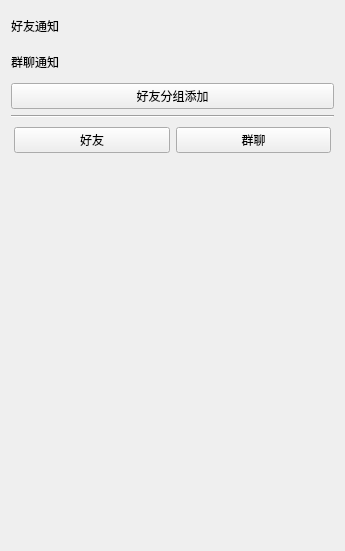
<?xml version="1.0" encoding="UTF-8"?>
<ui version="4.0">
 <class>ContactListWidget</class>
 <widget class="QWidget" name="ContactListWidget">
  <property name="geometry">
   <rect>
    <x>0</x>
    <y>0</y>
    <width>345</width>
    <height>551</height>
   </rect>
  </property>
  <property name="windowTitle">
   <string>Form</string>
  </property>
  <layout class="QVBoxLayout" name="verticalLayout">
   <item>
    <widget class="QWidget" name="fInformWidget" native="true">
     <layout class="QHBoxLayout" name="horizontalLayout_2">
      <property name="spacing">
       <number>0</number>
      </property>
      <property name="leftMargin">
       <number>0</number>
      </property>
      <property name="topMargin">
       <number>0</number>
      </property>
      <property name="rightMargin">
       <number>0</number>
      </property>
      <property name="bottomMargin">
       <number>0</number>
      </property>
      <item>
       <widget class="QLabel" name="friendLab">
        <property name="minimumSize">
         <size>
          <width>0</width>
          <height>30</height>
         </size>
        </property>
        <property name="text">
         <string>好友通知</string>
        </property>
       </widget>
      </item>
      <item>
       <spacer name="horizontalSpacer">
        <property name="orientation">
         <enum>Qt::Horizontal</enum>
        </property>
        <property name="sizeHint" stdset="0">
         <size>
          <width>222</width>
          <height>20</height>
         </size>
        </property>
       </spacer>
      </item>
      <item>
       <widget class="QLabel" name="friendNoticeCountLab">
        <property name="text">
         <string/>
        </property>
       </widget>
      </item>
     </layout>
    </widget>
   </item>
   <item>
    <widget class="QWidget" name="gInformWidget" native="true">
     <layout class="QHBoxLayout" name="horizontalLayout_3">
      <property name="spacing">
       <number>0</number>
      </property>
      <property name="leftMargin">
       <number>0</number>
      </property>
      <property name="topMargin">
       <number>0</number>
      </property>
      <property name="rightMargin">
       <number>0</number>
      </property>
      <property name="bottomMargin">
       <number>0</number>
      </property>
      <item>
       <widget class="QLabel" name="friendLab_2">
        <property name="minimumSize">
         <size>
          <width>0</width>
          <height>30</height>
         </size>
        </property>
        <property name="text">
         <string>群聊通知</string>
        </property>
       </widget>
      </item>
      <item>
       <spacer name="horizontalSpacer_2">
        <property name="orientation">
         <enum>Qt::Horizontal</enum>
        </property>
        <property name="sizeHint" stdset="0">
         <size>
          <width>70</width>
          <height>20</height>
         </size>
        </property>
       </spacer>
      </item>
      <item>
       <widget class="QLabel" name="groupNoticeCountLab">
        <property name="text">
         <string/>
        </property>
       </widget>
      </item>
     </layout>
    </widget>
   </item>
   <item>
    <widget class="QPushButton" name="friendmanage">
     <property name="text">
      <string>好友分组添加</string>
     </property>
    </widget>
   </item>
   <item>
    <widget class="Line" name="line">
     <property name="orientation">
      <enum>Qt::Horizontal</enum>
     </property>
    </widget>
   </item>
   <item>
    <widget class="QWidget" name="btnWidget" native="true">
     <layout class="QHBoxLayout" name="horizontalLayout">
      <property name="spacing">
       <number>6</number>
      </property>
      <property name="leftMargin">
       <number>3</number>
      </property>
      <property name="topMargin">
       <number>3</number>
      </property>
      <property name="rightMargin">
       <number>3</number>
      </property>
      <property name="bottomMargin">
       <number>3</number>
      </property>
      <item>
       <widget class="QPushButton" name="friendBtn">
        <property name="text">
         <string>好友</string>
        </property>
        <property name="checkable">
         <bool>true</bool>
        </property>
       </widget>
      </item>
      <item>
       <widget class="QPushButton" name="groupBtn">
        <property name="text">
         <string>群聊</string>
        </property>
        <property name="checkable">
         <bool>true</bool>
        </property>
       </widget>
      </item>
     </layout>
    </widget>
   </item>
   <item>
    <widget class="QStackedWidget" name="stackedWidget">
     <widget class="QWidget" name="page"/>
     <widget class="QWidget" name="page_2"/>
    </widget>
   </item>
  </layout>
 </widget>
 <resources/>
 <connections/>
</ui>
